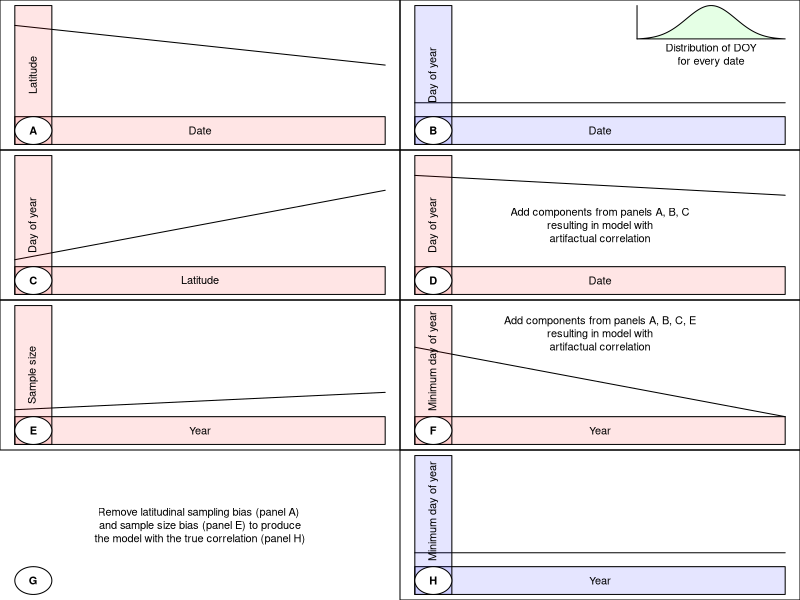

Here is the R script that generated this plot:
if(!require(plotrix)) {
install.packages(plotrix)
}

library(plotrix)

makeNormalDistInset = function(mean,sd,ulx,uly,width,height,col,title="Distribution of DOY\nfor every date") {

heightText = 0.2*height
height=0.8*height

x=seq(from=mean-3*sd, to=mean+3*sd, by=0.1)
y=dnorm(x,mean,sd)
rX = max(x) - min(x)
x = ulx+width*(x - min(x)) /rX
rY = max(y)-min(y)
y = uly - height + height * (y - min(y)) / rY
polygon(x,y,col=col)
segments(x0=ulx,y0=uly,x1=ulx,y1=uly-height)
text(ulx+width/2,uly-(heightText+height)-0.5,title)
}

addXAxis = function(xmin,xmax,ymin,ymax,label,col=rgb(1,0,0,0.1)) {
x=c(xmin,xmax, xmax,xmin)
y=c(ymax-0.8*(ymax-ymin), ymax-0.8*(ymax-ymin),ymin,ymin)
polygon(x,y,col=col)

text((xmax-xmin)/2,ymax-0.9*(ymax-ymin),label)
}

addYAxis = function(xmin,xmax,ymin,ymax,label,col=rgb(1,0,0,0.1),yoffset=0) {
x=c(xmin,xmin+0.1*(xmax-xmin), xmin+0.1*(xmax-xmin),xmin)
y=c(ymax,ymax,ymin,ymin)
polygon(x,y,col=col)
text(0.05*(xmax-xmin),ymax-(ymax-ymin)/2+yoffset,label,srt=90)

}

addPanelCircle = function(xmin,xmax,ymin,ymax,label,col=rgb(1,0,0,0.1)) {
x = (xmin + 0.1*(xmax-xmin))/2
y = ymax - 0.9*(ymax-ymin)
draw.ellipse(x=x,y=y,a=0.05*(xmax-xmin),b=0.1*(ymax-ymin),border="black", col=col)
text(x,y,label,font =2)

}

pdf("Figure1_BiasIntroduction.pdf")
layout(matrix(c(1,2,3,4,5,6,7,8), 4,2,byrow=TRUE))
par(mar = rep(0, 4))

#1
curve(-1*x+45,from=0,to=10,ylim=c(15,50), xlab="Date", ylab="Latitude",xaxt='n',yaxt='n')
addXAxis(0,10,15,50,"Date")
addYAxis(0,10,15,50,"Latitude")
addPanelCircle(0,10,15,50,"A",col="white")

#2
plot(1, type="n", xlab="Date", ylab="Day of year", axes=FALSE, frame.plot=T, xlim=c(0, 10), ylim=c(0, 10))
segments(x0=0,x1=10,y0=3,y1=3)
makeNormalDistInset(10,3,6,10,4,3,rgb(0,1,0,0.1))
addXAxis(0,10,0,10,"Date",col=rgb(0,0,1,0.1))
addYAxis(0,10,0,10,"Day of year",col=rgb(0,0,1,0.1))
addPanelCircle(0,10,0,10,"B",col="white")

#3
curve(0.2*x+1,from=0,to=10,ylim=c(0,4), xlab="Latitude", ylab="Day of year",xaxt='n',yaxt='n')
addXAxis(0,10,0,4,"Latitude")
addYAxis(0,10,0,4,"Day of year")
addPanelCircle(0,10,0,4,"C",col="white")

#3 (empty)
#plot(1, type="n", xlab="", ylab="", axes=FALSE, frame.plot=F, xlim=c(0, 10), ylim=c(0, 10))
#text(5,5,"Add the above two components \nto produce the graph with artifactual correlation -->")

#4
curve(-0.5*x+45,from=0,to=10,ylim=c(15,50), xlab="Date", ylab="Day of year",xaxt='n',yaxt='n')
addXAxis(0,10,15,50,"Date")
addYAxis(0,10,15,50,"Day of year")
text(5,32.5,"Add components from panels A, B, C\nresulting in model with\nartifactual correlation")
addPanelCircle(0,10,15,50,"D",col="white")

#5
curve(0.05*x+1,from=0,to=10,ylim=c(0,4), xlab="Year", ylab="Sample size",xaxt='n',yaxt='n')
addXAxis(0,10,0,4,"Year")
addYAxis(0,10,0,4,"Sample size")
addPanelCircle(0,10,0,4,"E",col="white")

#6
curve(-0.5*x+7,from=0,to=10,ylim=c(0,10), xlab="Year", ylab="Minimum day of year",xaxt='n',yaxt='n')
addXAxis(0,10,0,10,"Year")
addYAxis(0,10,0,10,"Minimum day of year",yoffset=1)
text(5,8,"Add components from panels A, B, C, E\nresulting in model with\nartifactual correlation")
addPanelCircle(0,10,0,10,"F",col="white")

#7
plot(1, type="n", xlab="", ylab="", axes=FALSE, frame.plot=F, xlim=c(0, 10), ylim=c(0, 10))
text(5,5,"Remove latitudinal sampling bias (panel A) \nand sample size bias (panel E) to produce\nthe model with the true correlation (panel H)")
addPanelCircle(0,10,0,10,"G",col="white")

#8
plot(1, type="n", xlab="Year", ylab="Minimum day of year", axes=FALSE, frame.plot=T, xlim=c(0, 10), ylim=c(0, 10))
segments(x0=0,x1=10,y0=3,y1=3)
addXAxis(0,10,0,10,"Year",col=rgb(0,0,1,0.1))
addYAxis(0,10,0,10,"Minimum day of year",col=rgb(0,0,1,0.1) ,yoffset=1)
addPanelCircle(0,10,0,10,"H",col="white")

dev.off()
